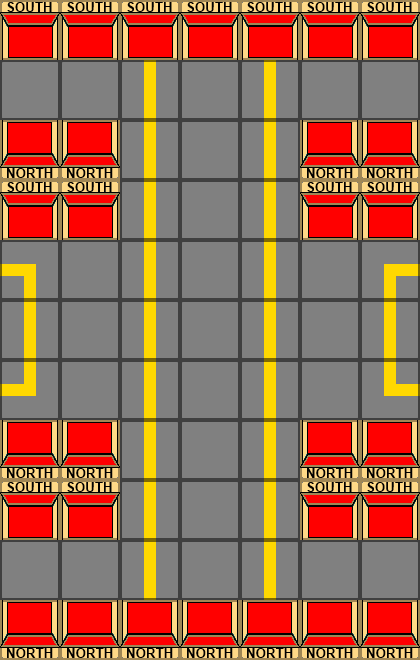

Tiled map render using the project's own tile images. Description and the map definition, with tile-layer contents summarised, below:
An orthogonal 7x11 tile map with 60x60 px tiles, 1 tile layer (Subway).

<map version="1.0" orientation="orthogonal" renderorder="right-down" width="7" height="11" tilewidth="60" tileheight="60" backgroundcolor="#1c8080" nextobjectid="1">
 <tileset firstgid="1" name="subwayTilesetv260" tilewidth="60" tileheight="60" spacing="1" margin="1">
  <image source="gfx/subwayTilesetv260.png" width="245" height="245" />
 </tileset>
 <layer name="Subway" width="7" height="11">
  <data>[77 cells, 77 non-empty, 8 distinct tile ids]</data>
 </layer>
</map>